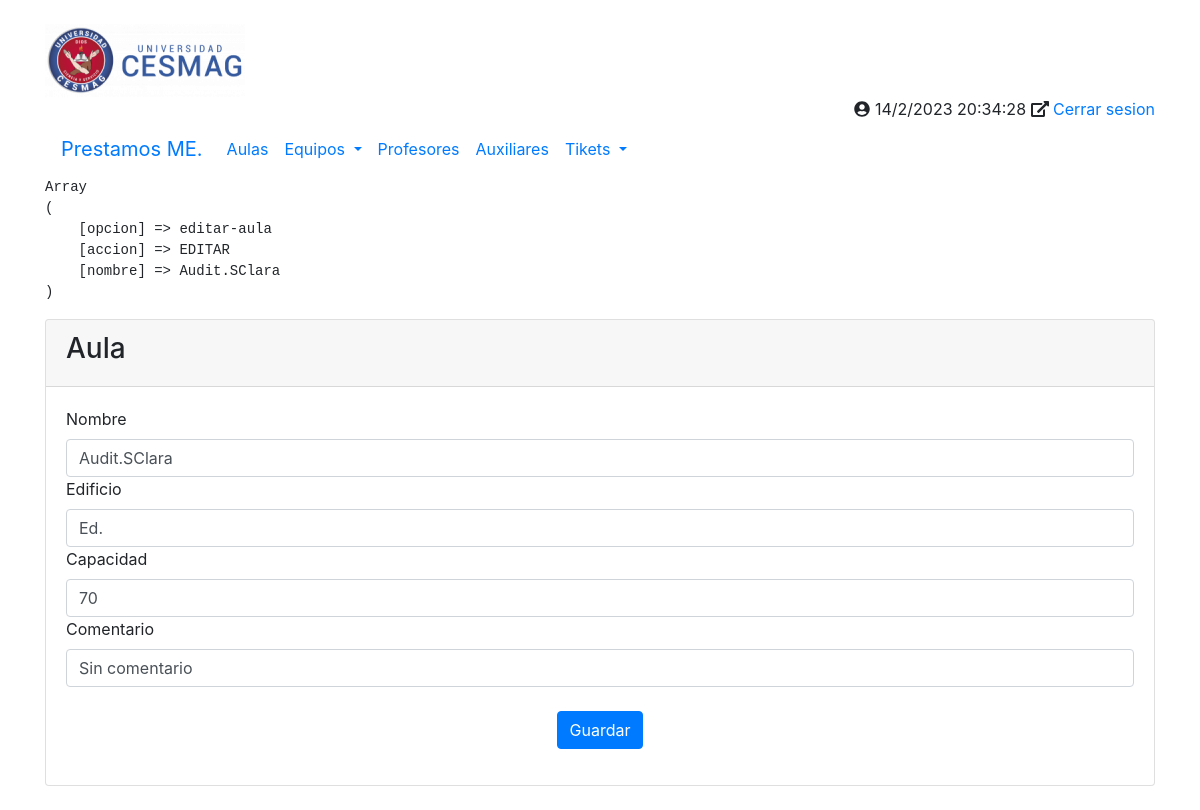
The page /principal.php?opcion=editar-aula&accion=EDITAR&nombre=Audit.SClara on the database its author committed.
### tables this page shows
CREATE TABLE `tbl_aulas` (
  `id` int(100) NOT NULL,
  `nombre` varchar(100) NOT NULL,
  `edificio` varchar(100) DEFAULT NULL,
  `capacidad` int(100) DEFAULT NULL,
  `comentario` varchar(500) DEFAULT NULL
);

### php/aulas/nueva_aula.php (the view, shortened to what this page needs)
<?php
echo "<pre>";
print_r($_REQUEST);
echo "</pre>";
$accion = $_GET['accion'];
$nombre     = $_GET['nombre'];
if ($accion == "ADICIONAR") {
    $id          = 00;
    $edificio    = "";
    $capacidad   = "";
    $comentario  = "";
} elseif ($accion == "EDITAR") {
    $conexion   = conectarBD();
    $sSQL       = "SELECT *  FROM tbl_aulas WHERE nombre = '$nombre';";
    $datos      = $conexion->query($sSQL);
    foreach ($datos as $fila) {
        $nombre           =  $fila['nombre'];
        $edificio         =  $fila['edificio'];
        $capacidad        =  $fila['capacidad'];
        $comentario       =  $fila['comentario'];
    }
}
?>
<div class"container">
    <div class="card">
        <div class="card-header">
            <h3>Aula</h3>
        </div>
        <div class="card-body">
            <form class="form-group" action="php/aulas/guardar.php" method="POST">
                <label>Nombre</label>
                <input type="text" name="nombre" class="form-control" value="<?php echo $nombre; ?>">
                <label>Edificio</label>
                <input type="text" name="edificio" class="form-control" value="<?php echo $edificio; ?>">
                <label>Capacidad</label>
                <input type="text" name="capacidad" class="form-control" value="<?php echo $capacidad; ?>">
                <label>Comentario</label>
                <input type="text" name="comentario" class="form-control" value="<?php echo $comentario; ?>">
                <center>
                    <br><button class="btn btn-primary">Guardar</button>
                </center>
            </form>
        </div>
    </div>
</div>

### rows shown on the page
tbl_aulas: nombre "Audit.SClara", edificio "Ed.", capacidad "70", comentario "Sin comentario"
